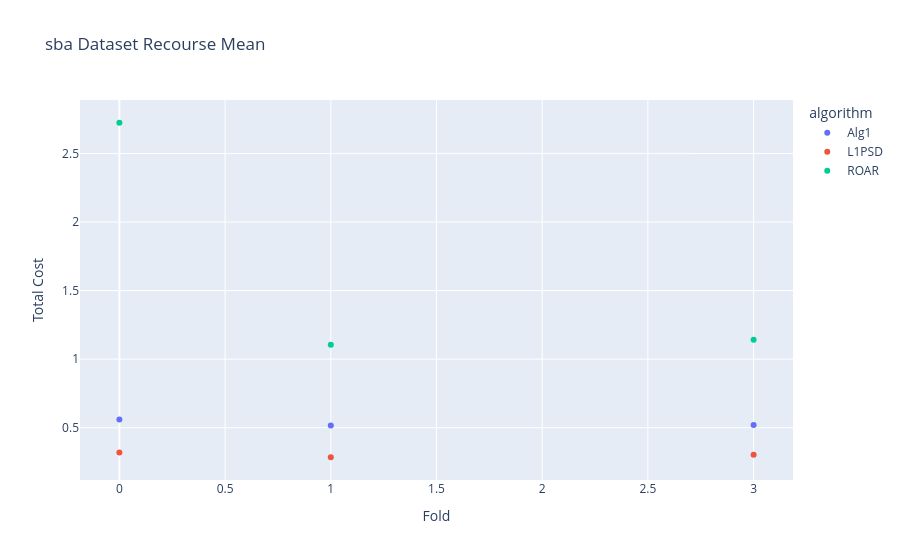

Write notebook code for a chart like this one.
### Code cell
px.scatter(output_mean, x = "seed", y = "J", color="algorithm", 
           labels = {"seed" : "Fold", "J" : "Total Cost"},
           title=f"{dataset_name} Dataset Recourse Mean" )

### Figure 1 — Plotly figure (JSON) as saved in the notebook; plotly's stock layout.template omitted (floating-point values rounded to 4 significant figures)
{"data": [{"hovertemplate": "algorithm=Alg1<br>Fold=%{x}<br>Total Cost=%{y}<extra></extra>", "legendgroup": "Alg1", "marker": {"color": "#636efa", "symbol": "circle"}, "mode": "markers", "name": "Alg1", "orientation": "v", "showlegend": true, "type": "scatter", "x": [0, 1, 3], "xaxis": "x", "y": [0.5594, 0.5155, 0.5197], "yaxis": "y"}, {"hovertemplate": "algorithm=L1PSD<br>Fold=%{x}<br>Total Cost=%{y}<extra></extra>", "legendgroup": "L1PSD", "marker": {"color": "#EF553B", "symbol": "circle"}, "mode": "markers", "name": "L1PSD", "orientation": "v", "showlegend": true, "type": "scatter", "x": [0, 1, 3], "xaxis": "x", "y": [0.3186, 0.2844, 0.3019], "yaxis": "y"}, {"hovertemplate": "algorithm=ROAR<br>Fold=%{x}<br>Total Cost=%{y}<extra></extra>", "legendgroup": "ROAR", "marker": {"color": "#00cc96", "symbol": "circle"}, "mode": "markers", "name": "ROAR", "orientation": "v", "showlegend": true, "type": "scatter", "x": [0, 1, 3], "xaxis": "x", "y": [2.724, 1.104, 1.141], "yaxis": "y"}], "layout": {"legend": {"title": {"text": "algorithm"}, "tracegroupgap": 0}, "title": {"text": "sba Dataset Recourse Mean"}, "xaxis": {"anchor": "y", "domain": [0, 1], "title": {"text": "Fold"}}, "yaxis": {"anchor": "x", "domain": [0, 1], "title": {"text": "Total Cost"}}}}
